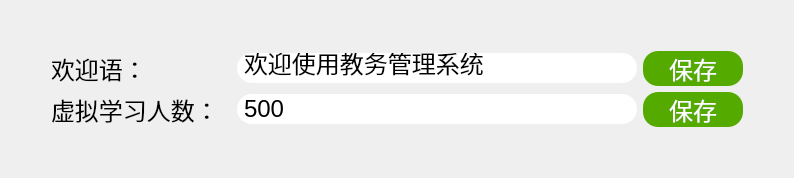
           <widget class="QWidget" name="page_11">
            <layout class="QHBoxLayout" name="horizontalLayout_47">
             <item>
              <layout class="QHBoxLayout" name="horizontalLayout_46">
               <item>
                <spacer name="horizontalSpacer_7">
                 <property name="orientation">
                  <enum>Qt::Horizontal</enum>
                 </property>
                 <property name="sizeHint" stdset="0">
                  <size>
                   <width>40</width>
                   <height>20</height>
                  </size>
                 </property>
                </spacer>
               </item>
               <item>
                <layout class="QVBoxLayout" name="verticalLayout_23">
                 <item>
                  <spacer name="verticalSpacer_26">
                   <property name="orientation">
                    <enum>Qt::Vertical</enum>
                   </property>
                   <property name="sizeHint" stdset="0">
                    <size>
                     <width>20</width>
                     <height>40</height>
                    </size>
                   </property>
                  </spacer>
                 </item>
                 <item>
                  <layout class="QVBoxLayout" name="verticalLayout_22">
                   <item>
                    <layout class="QHBoxLayout" name="horizontalLayout_43">
                     <item>
                      <widget class="QLabel" name="label_47">
                       <property name="minimumSize">
                        <size>
                         <width>180</width>
                         <height>0</height>
                        </size>
                       </property>
                       <property name="font">
                        <font>
                         <pointsize>18</pointsize>
                        </font>
                       </property>
                       <property name="text">
                        <string>欢迎语：</string>
                       </property>
                      </widget>
                     </item>
                     <item>
                      <widget class="QLineEdit" name="lineEdit_3">
                       <property name="minimumSize">
                        <size>
                         <width>400</width>
                         <height>0</height>
                        </size>
                       </property>
                       <property name="font">
                        <font>
                         <pointsize>18</pointsize>
                        </font>
                       </property>
                       <property name="styleSheet">
                        <string notr="true">border-radius:15px;
padding-left:5px;
background-color: rgb(255, 255, 255);</string>
                       </property>
                       <property name="text">
                        <string>欢迎使用教务管理系统</string>
                       </property>
                      </widget>
                     </item>
                     <item>
                      <widget class="QPushButton" name="pushButton_13">
                       <property name="minimumSize">
                        <size>
                         <width>100</width>
                         <height>0</height>
                        </size>
                       </property>
                       <property name="font">
                        <font>
                         <pointsize>18</pointsize>
                        </font>
                       </property>
                       <property name="styleSheet">
                        <string notr="true">QPushButton{
	border-radius:15px;
	background-color: rgb(85, 170, 0);
	color: rgb(255, 255, 255);
}
QPushButton:hover{
	background-color: rgb(0, 221, 162);
}
QPushButton:pressed{
	background-color: rgb(0, 90, 66);
}
</string>
                       </property>
                       <property name="text">
                        <string>保存</string>
                       </property>
                      </widget>
                     </item>
                    </layout>
                   </item>
                   <item>
                    <layout class="QHBoxLayout" name="horizontalLayout_45">
                     <item>
                      <widget class="QLabel" name="label_48">
                       <property name="minimumSize">
                        <size>
                         <width>180</width>
                         <height>0</height>
                        </size>
                       </property>
                       <property name="font">
                        <font>
                         <pointsize>18</pointsize>
                        </font>
                       </property>
                       <property name="text">
                        <string>虚拟学习人数：</string>
                       </property>
                      </widget>
                     </item>
                     <item>
                      <widget class="QLineEdit" name="lineEdit_4">
                       <property name="minimumSize">
                        <size>
                         <width>400</width>
                         <height>0</height>
                        </size>
                       </property>
                       <property name="font">
                        <font>
                         <pointsize>18</pointsize>
                        </font>
                       </property>
                       <property name="styleSheet">
                        <string notr="true">border-radius:15px;
padding-left:5px;
background-color: rgb(255, 255, 255);</string>
                       </property>
                       <property name="text">
                        <string>500</string>
                       </property>
                      </widget>
                     </item>
                     <item>
                      <widget class="QPushButton" name="pushButton_18">
                       <property name="minimumSize">
                        <size>
                         <width>100</width>
                         <height>0</height>
                        </size>
                       </property>
                       <property name="font">
                        <font>
                         <pointsize>18</pointsize>
                        </font>
                       </property>
                       <property name="styleSheet">
                        <string notr="true">QPushButton{
	border-radius:15px;
	background-color: rgb(85, 170, 0);
	color: rgb(255, 255, 255);
}
QPushButton:hover{
	background-color: rgb(0, 221, 162);
}
QPushButton:pressed{
	background-color: rgb(0, 90, 66);
}
</string>
                       </property>
                       <property name="text">
                        <string>保存</string>
                       </property>
                      </widget>
                     </item>
                    </layout>
                   </item>
                  </layout>
                 </item>
                 <item>
                  <spacer name="verticalSpacer_27">
                   <property name="orientation">
                    <enum>Qt::Vertical</enum>
                   </property>
                   <property name="sizeHint" stdset="0">
                    <size>
                     <width>20</width>
                     <height>40</height>
                    </size>
                   </property>
                  </spacer>
                 </item>
                </layout>
               </item>
               <item>
                <spacer name="horizontalSpacer_8">
                 <property name="orientation">
                  <enum>Qt::Horizontal</enum>
                 </property>
                 <property name="sizeHint" stdset="0">
                  <size>
                   <width>40</width>
                   <height>20</height>
                  </size>
                 </property>
                </spacer>
               </item>
              </layout>
             </item>
            </layout>
           </widget>
